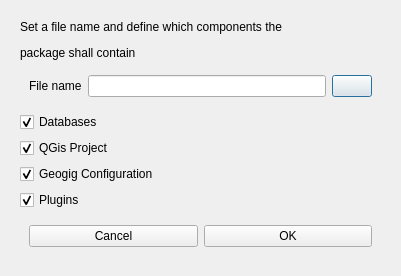
<?xml version="1.0" encoding="UTF-8"?>
<ui version="4.0">
 <class>GeogigPackageCreatorDialogBase</class>
 <widget class="QDialog" name="GeogigPackageCreatorDialogBase">
  <property name="geometry">
   <rect>
    <x>0</x>
    <y>0</y>
    <width>401</width>
    <height>263</height>
   </rect>
  </property>
  <property name="sizePolicy">
   <sizepolicy hsizetype="Preferred" vsizetype="Preferred">
    <horstretch>0</horstretch>
    <verstretch>0</verstretch>
   </sizepolicy>
  </property>
  <property name="windowTitle">
   <string>Geogig Package Creator</string>
  </property>
  <layout class="QHBoxLayout" name="horizontalLayout_2">
   <item>
    <widget class="QWidget" name="dialogContent" native="true">
     <layout class="QVBoxLayout" name="verticalLayout">
      <item>
       <widget class="QLabel" name="labelDescription">
        <property name="text">
         <string>&lt;html&gt;&lt;head/&gt;&lt;body&gt;&lt;p&gt;&lt;span style=&quot; font-size:9pt;&quot;&gt;Set a file name and define which components the &lt;/span&gt;&lt;/p&gt;&lt;p&gt;&lt;span style=&quot; font-size:9pt;&quot;&gt;package shall contain&lt;/span&gt;&lt;/p&gt;&lt;/body&gt;&lt;/html&gt;</string>
        </property>
       </widget>
      </item>
      <item>
       <widget class="QWidget" name="fileSelectorWidget" native="true">
        <property name="sizePolicy">
         <sizepolicy hsizetype="Preferred" vsizetype="Preferred">
          <horstretch>0</horstretch>
          <verstretch>0</verstretch>
         </sizepolicy>
        </property>
        <layout class="QHBoxLayout" name="horizontalLayout">
         <item>
          <widget class="QLabel" name="labelFile">
           <property name="text">
            <string>File name</string>
           </property>
          </widget>
         </item>
         <item>
          <widget class="QLineEdit" name="lineEditFileName"/>
         </item>
         <item>
          <widget class="QPushButton" name="pbSelectFile">
           <property name="sizePolicy">
            <sizepolicy hsizetype="Fixed" vsizetype="Fixed">
             <horstretch>0</horstretch>
             <verstretch>0</verstretch>
            </sizepolicy>
           </property>
           <property name="text">
            <string/>
           </property>
          </widget>
         </item>
        </layout>
       </widget>
      </item>
      <item>
       <widget class="QCheckBox" name="cbDatabase">
        <property name="text">
         <string>Databases</string>
        </property>
        <property name="checked">
         <bool>true</bool>
        </property>
       </widget>
      </item>
      <item>
       <widget class="QCheckBox" name="cbQgisProject">
        <property name="text">
         <string>QGis Project</string>
        </property>
        <property name="checked">
         <bool>true</bool>
        </property>
       </widget>
      </item>
      <item>
       <widget class="QCheckBox" name="cbGeogigConfig">
        <property name="text">
         <string>Geogig Configuration</string>
        </property>
        <property name="checked">
         <bool>true</bool>
        </property>
       </widget>
      </item>
      <item>
       <widget class="QCheckBox" name="cbGeogigPlugins">
        <property name="text">
         <string>Plugins</string>
        </property>
        <property name="checked">
         <bool>true</bool>
        </property>
       </widget>
      </item>
      <item>
       <widget class="QWidget" name="widget" native="true">
        <layout class="QHBoxLayout" name="horizontalLayout_3">
         <item>
          <widget class="QPushButton" name="pbCancel">
           <property name="text">
            <string>Cancel</string>
           </property>
          </widget>
         </item>
         <item>
          <widget class="QPushButton" name="pbOK">
           <property name="text">
            <string>OK</string>
           </property>
          </widget>
         </item>
        </layout>
       </widget>
      </item>
     </layout>
    </widget>
   </item>
  </layout>
 </widget>
 <resources/>
 <connections/>
</ui>
